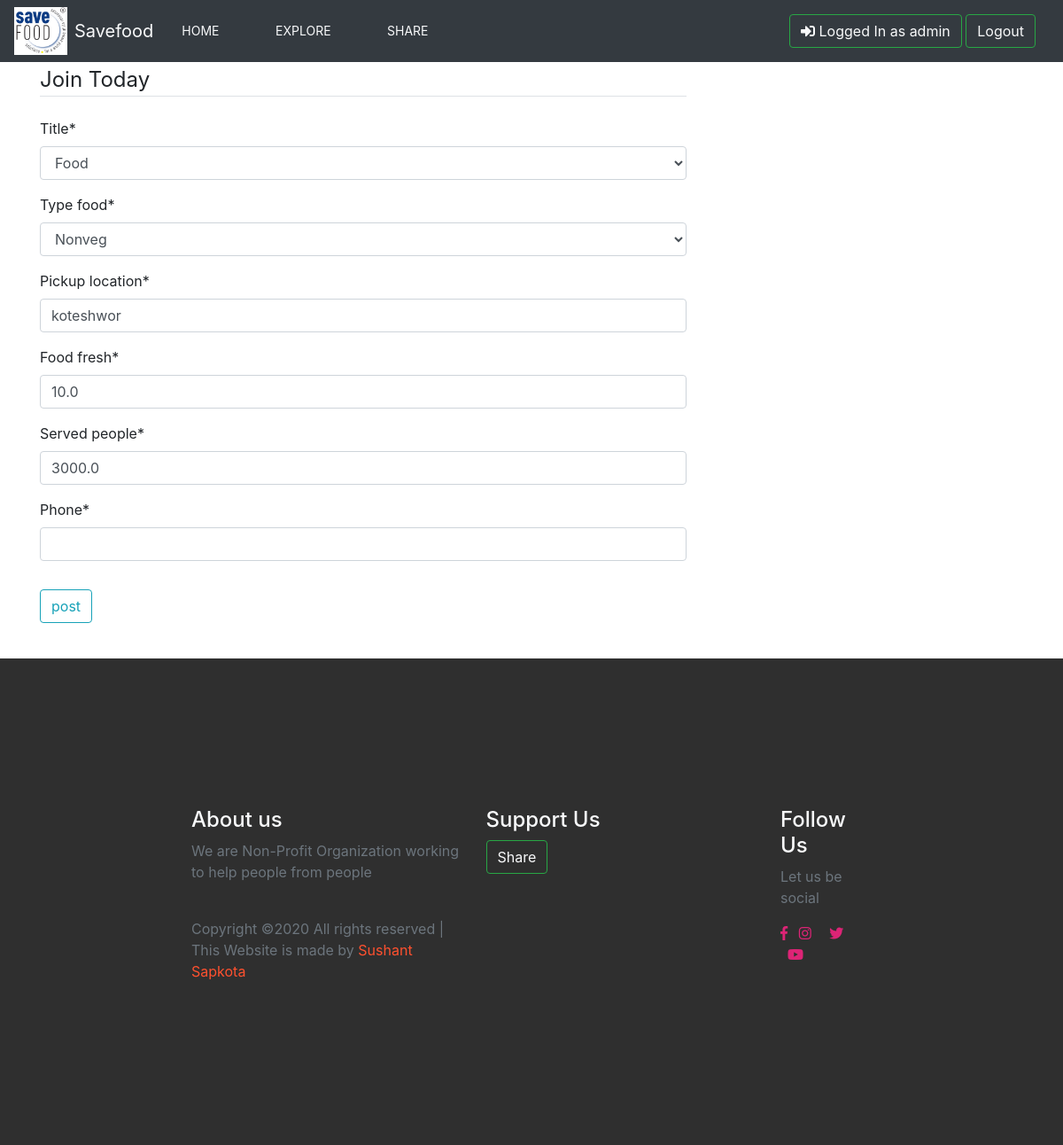
Page /post/10/update/ (signed in) on the committed database.
### post/models.py (models this page shows, shortened)
class Posts(models.Model):
    Title = (
        ('Food','Food'),
        ('Clothes','Clothes'),
    )
    Type_Food = (
        ('Veg','Veg'),
        ('NonVeg','Nonveg'),
        ('Both','Both'),
    )
    title = models.CharField(max_length=200,null=False,choices=Title)
    Phone = models.IntegerField(null=True)
    type_food = models.CharField(max_length=200,null=True,choices=Type_Food)
    pickup_location =models.CharField(max_length=200,null=True)
    food_fresh = models.FloatField(null=True)
    served_people = models.FloatField(null=True)
    date_posted = models.DateTimeField(default=timezone.now)
    author = models.ForeignKey(User,on_delete=models.CASCADE)

### post/views.py (the view, shortened to what this page needs)
# urls.py: path('post/<int:pk>/update/', PostUpdateView.as_view(), name='post-update'),
class PostUpdateView(LoginRequiredMixin, UserPassesTestMixin, UpdateView):
    model = Posts
    fields = ['title', 'type_food','pickup_location','food_fresh','served_people','Phone']
    def test_func(self):
        post = self.get_object()
        if self.request.user == post.author:
            return True
        return False

### post/templates/post/posts_form.html (shortened to what this page needs)
{% extends "post/base.html" %}
{% load crispy_forms_tags %}
{% block content %}
<br>
<main role="main" class="container">
    <div class="row">
      <div class="col-md-8">
          <div class="content-section">
            <form method="POST">
                <fieldset class="form-group">
                    <legend class="border-bottom mb-4">Join Today</legend>
                    {{ form|crispy }}
                </fieldset>
                <div class="form-group">
                    <button class="btn btn-outline-info" type="submit">post</button>
                </div>
            </form>
        </div>
        <br>
      </div>
      <div class="col-md-4">
      </div>
    </div>
  </main>
{% endblock content%}

### post/templates/post/base.html (shortened to what this page needs)
{% load static %}
<!DOCTYPE html>
<html lang="en">
<head>
    <link rel="stylesheet" href="https://stackpath.bootstrapcdn.com/bootstrap/4.3.1/css/bootstrap.min.css">
    <link rel="stylesheet" href="https://maxcdn.bootstrapcdn.com/bootstrap/4.0.0/css/bootstrap.min.css">
    <link rel="stylesheet" href="https://use.fontawesome.com/releases/v5.0.13/css/all.css"
>
    <link rel="stylesheet" type="text/css" href="{% static 'css/main.css' %}">
</head>
<body>
    <nav class="navbar navbar-expand-sm navbar-dark bg-dark fixed-top">
        <img src="../../static/images/logo.JPG" width="60" alt="" class="d-inline-block align-middle mr-2">
                <a class="navbar-brand text-light" href="{% url 'post-home' %}">Savefood</a>
                <div class="collapse navbar-collapse" id="navbarNavAltMarkup">
                    <div class="navbar-nav">
                        <a class="nav-item nav-link text-light" href="{% url 'post-home' %}">Home</a> &nbsp &nbsp &nbsp &nbsp
                        <a class="nav-item nav-link text-light" href="{% url 'post-explore' %}">Explore</a> &nbsp &nbsp &nbsp &nbsp
                        <a class="nav-item nav-link text-light" href="{% url 'post-create' %}">Share</a>
                    </div>
                </div>
                <form class="form-inline">
                    <div class="container">
                      {% if user.is_authenticated %}
                      <button class="btn btn-md btn-outline-success"><a href="#" class="text-success card-link text-light"><i class="fas fa-sign-in-alt"></i> Logged In as {{user.username}}</a></button>
                      <button class="btn btn-md btn-outline-success"><a href="{% url 'logout' %}" class="text-success card-link text-light">Logout</a></button>
                      {% else %}
                        <button class="btn btn-md btn-outline-success"><a href="{% url 'login' %}" class="text-success card-link text-light">Login</a></button>
                        <button class="btn btn-md btn-outline-success"><a href="{% url 'register' %}" class="text-success card-link text-light">Register</a></button>
                      {% endif %}
                    </div>
                </form>
    </nav>
    <br>
    <br>
    {% block content %}{% endblock %}
    <footer>
        <div class="container-fluid p-0">
          <div class="row text-left">
            <div class="col-md-5 col-sm-5">
              <h4 class="text-light">About us</h4>
              <p class="text-muted">We are Non-Profit Organization working to help people from people</p>
              <p class="pt-4 text-muted">Copyright ©2020 All rights reserved | This Website is made by
                <span> Sushant Sapkota</span>
              </p>
            </div>
            <div class="col-md-5 col-sm-12">
              <h4 class="text-light">Support Us</h4>
              <button class="btn btn-md btn-outline-success"><a href="{% url 'post-create' %}" class="text-success card-link text-light">Share</a></button>
            </div>
            <div class="col-md-2 col-sm-12">
              <h4 class="text-light">Follow Us</h4>
              <p class="text-muted">Let us be social</p>
              <div class="column text-light">
                <i class="fab fa-facebook-f"></i>
                <i class="fab fa-instagram"></i>
                <i class="fab fa-twitter"></i>
                <i class="fab fa-youtube"></i>
              </div>
            </div>
          </div>
        </div>
      </footer>
</body>
</html>

### post/static/css/main.css (style rules this page uses)
body { overflow-x: hidden; }
.navbar .nav-link { font-size: 14px; text-transform: uppercase; padding-left: 1rem !important; padding-right: 1rem !important; }
footer { background: rgba(0, 0, 0, 0.815); overflow-x: hidden; padding: 14vmin 18vmin; }
footer p > span { color: #ff512f; }
footer .column i { color: #dd2476; }
footer .column i + i { padding: 0 0.5em; }

### rows in the picture
Posts: title "Food", type_food "Nonveg", pickup_location "koteshwor", food_fresh "10.0", served_people "3000.0"

### other values in the picture
{{ user.username }} "admin"
